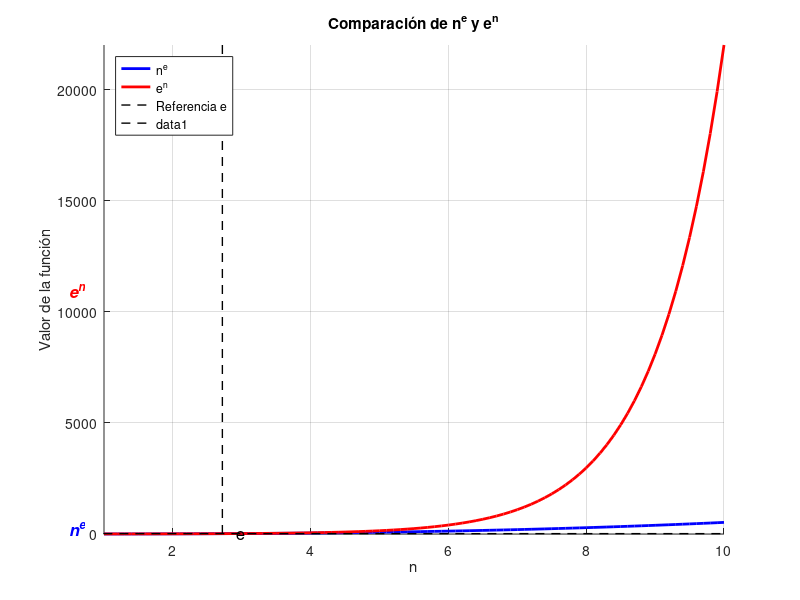

The MATLAB script that drew this image:
% Definir el rango de valores para n sin usar linspace
n_values = 1:0.1:10; % Generar valores desde 1 hasta 10 con incrementos de 0.1

% Inicializar los vectores de funciones
f_n_e = zeros(size(n_values));
f_e_n = zeros(size(n_values));

% Calcular los valores de las funciones para cada n
for i = 1:length(n_values)
    f_n_e(i) = n_values(i)^exp(1); % n^e
    f_e_n(i) = exp(n_values(i)); % e^n
end

% Crear la figura
figure;
hold on;

% Graficar la función n^e (línea azul gruesa)
plot(n_values, f_n_e, 'b-', 'LineWidth', 2, 'DisplayName', 'n^e');

% Graficar la función e^n (curva roja gruesa)
plot(n_values, f_e_n, 'r-', 'LineWidth', 2, 'DisplayName', 'e^n');

% Dibujar líneas de referencia en e
e_value = exp(1); % e ≈ 2.718
plot([e_value e_value], [0 max(f_e_n)], 'k--', 'LineWidth', 1, 'DisplayName', 'Referencia e'); % Línea vertical en n = e
plot([0 max(n_values)], [f_e_n(find(n_values >= e_value, 1)) f_e_n(find(n_values >= e_value, 1))], 'k--', 'LineWidth', 1);

% Etiquetas de e
text(e_value + 0.2, 0, 'e', 'FontSize', 12, 'Color', 'k');
text(0.5, max(f_n_e)/2, 'n^e', 'FontSize', 12, 'Color', 'b', 'FontAngle', 'italic', 'FontWeight', 'bold');
text(0.5, max(f_e_n)/2, 'e^n', 'FontSize', 12, 'Color', 'r', 'FontAngle', 'italic', 'FontWeight', 'bold');

% Configuración de la gráfica
xlabel('n');
ylabel('Valor de la función');
title('Comparación de n^e y e^n');
legend('Location', 'northwest');
grid on;

% Ajustar los límites del eje para mejorar la visualización
axis([1 10 0 max(f_e_n)]);

hold off;

% Guardar la gráfica
saveas(gcf, 'comparacion_n_e_exponential.png');

disp('Gráfica generada y guardada como comparacion_n_e_exponential.png');
